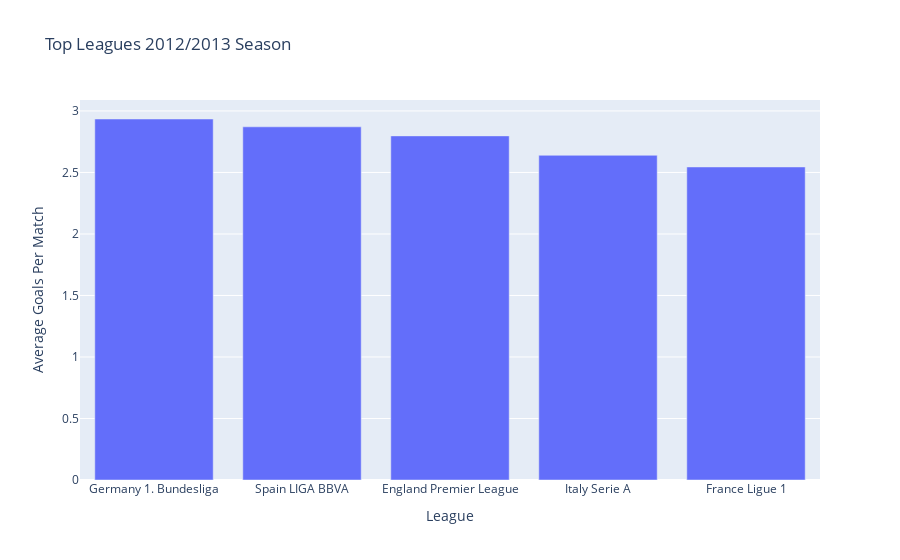

Here is the notebook cell this chart was saved with:
### Code cell
season_12_13 = season_12_13.sort_values(['avg_goals_per_match'], ascending=False)[['league_name','avg_goals_per_match','avg_home_goals','avg_away_goals']].copy()
fig = px.bar(season_12_13 , x='league_name' , y='avg_goals_per_match', title='Top Leagues 2012/2013 Season')
fig.update_xaxes(title_text='League')
fig.update_yaxes(title_text='Average Goals Per Match')

fig.show()

### Figure 1 — Plotly figure (JSON) as saved in the notebook; plotly's stock layout.template omitted (floating-point values rounded to 4 significant figures)
{"data": [{"alignmentgroup": "True", "hovertemplate": "league_name=%{x}<br>avg_goals_per_match=%{y}<extra></extra>", "legendgroup": "", "marker": {"color": "#636efa", "pattern": {"shape": ""}}, "name": "", "offsetgroup": "", "orientation": "v", "showlegend": false, "textposition": "auto", "type": "bar", "x": ["Germany 1. Bundesliga", "Spain LIGA BBVA", "England Premier League", "Italy Serie A", "France Ligue 1"], "xaxis": "x", "y": [2.935, 2.871, 2.797, 2.639, 2.545], "yaxis": "y"}], "layout": {"barmode": "relative", "legend": {"tracegroupgap": 0}, "title": {"text": "Top Leagues 2012/2013 Season"}, "xaxis": {"anchor": "y", "domain": [0, 1], "title": {"text": "League"}}, "yaxis": {"anchor": "x", "domain": [0, 1], "title": {"text": "Average Goals Per Match"}}}}
